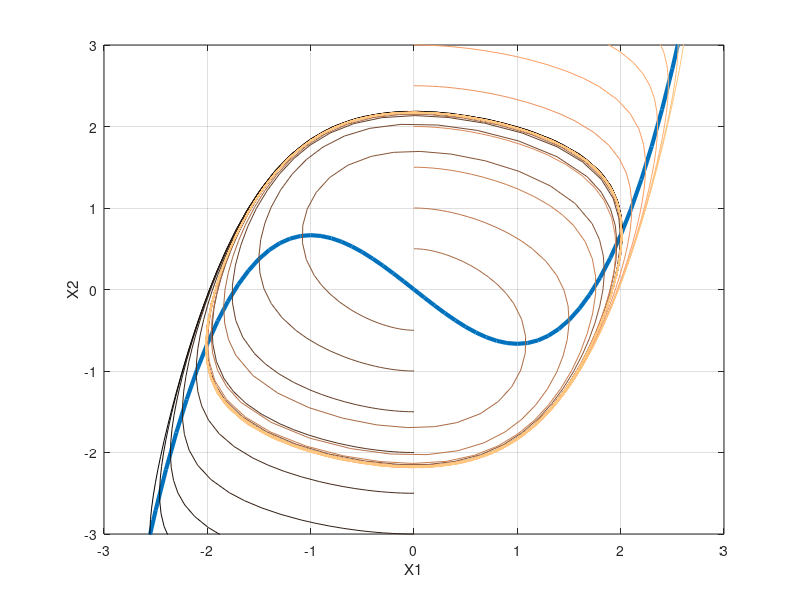

Write MATLAB code to recreate this figure.
%%VANDERPOL_PROVE.m
% This is a script that generates the graph use to prove the van der Pol
% oscillator's presence of a limit cycle. Most of the calcuations have been
% done by hand. This script is just used to generate the graph.

clear all; clc;

NUM_LINES = 20;

vdp = @(t,y) ([y(2)+y(1)-((y(1)^3)/3); -y(1)]); % Create changed ODE

states = cell(NUM_LINES,1); % Create a cell array for the states returned by ODE
x1 = -5:0.1:5; % Create a set of points for plotting F(x)
x2 = ((x1.^3)/3) - x1; % Define the function F(x)

% Generate the different limit cycles
for i = 1:NUM_LINES
    [t, states{i}] = ode45(vdp, [0 100], [0 -NUM_LINES/4 + i/2]);
end
% endfor

% Plot the results
CM = copper(NUM_LINES);
plot(x1,x2,'linewidth',3);
axis([-3 3 -3 3]);
for i = 1:NUM_LINES
    hold on;
    plot(states{i}(:,1), states{i}(:,2), 'color', CM(i,:));
    axis([-3 3 -3 3]);
    xlabel('X1');
    ylabel('X2');
    grid on;
end